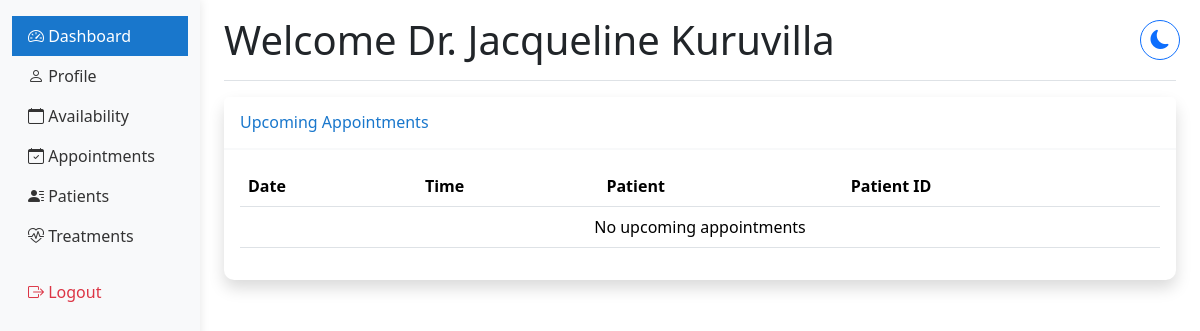
/doctor/dashboard/ (signed in), run on an earlier commit of the app's database.
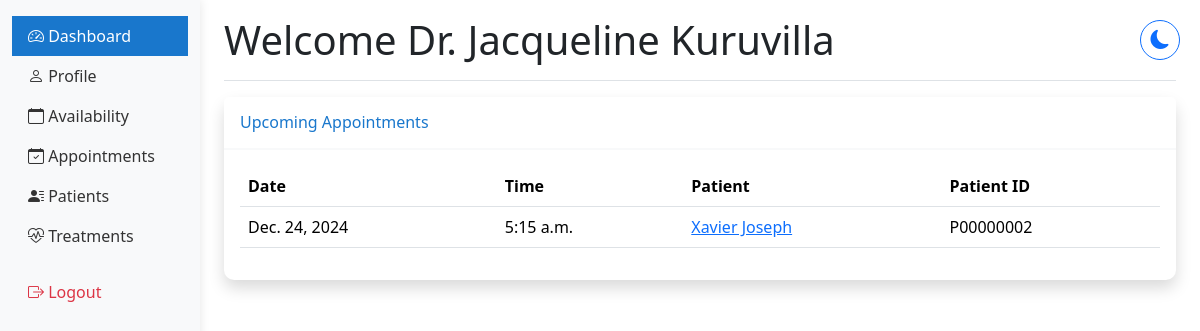
And on a later commit of the database.
### hmsapp/models.py (models this page shows, shortened)
class Appointment(models.Model):
    APPOINTMENT_STATUS = [
        ('SCHEDULED', 'Scheduled'),
        ('COMPLETED', 'Completed'),
        ('CANCELLED', 'Cancelled'),
        ('NO_SHOW', 'No Show'),
    ]
    appointment_id = models.CharField(max_length=10, unique=True, null=True, blank=True, default=None)
    patient = models.ForeignKey(Patient, on_delete=models.CASCADE)
    doctor = models.ForeignKey(DoctorProfile, on_delete=models.CASCADE)
    appointment_date = models.DateField()
    appointment_time = models.TimeField()
    status = models.CharField(max_length=20, choices=APPOINTMENT_STATUS, default='SCHEDULED')
    notes = models.TextField(blank=True)
    phone_number = models.CharField(max_length=15, validators=[phone_regex], null=True, blank=True)
    medical_records = models.FileField(upload_to='medical_records/', null=True, blank=True)
    google_calendar_event_id = models.CharField(max_length=100, blank=True, null=True)
    created_at = models.DateTimeField(auto_now_add=True)
    updated_at = models.DateTimeField(auto_now=True)
    class Meta:
        ordering = ['-appointment_date', '-appointment_time']

class Patient(models.Model):
    BLOOD_GROUPS = [
        ('A+', 'A+'), ('A-', 'A-'),
        ('B+', 'B+'), ('B-', 'B-'),
        ('O+', 'O+'), ('O-', 'O-'),
        ('AB+', 'AB+'), ('AB-', 'AB-'),
    ]
    GENDER_CHOICES = [
        ('MALE', 'Male'),
        ('FEMALE', 'Female'),
        ('OTHER', 'Other'),
    ]
    user = models.OneToOneField(User, on_delete=models.CASCADE)  # Changed to OneToOneField
    patient_name = models.CharField(max_length=100)  # Removed blank=True
    date_of_birth = models.DateField()
    blood_group = models.CharField(max_length=5, choices=BLOOD_GROUPS)  # Added choices
    gender = models.CharField(max_length=10, choices=GENDER_CHOICES)  # Added choices
    nationality = models.CharField(max_length=50)
    referred_by = models.CharField(max_length=100, blank=True)
    phone_number = models.CharField(max_length=15, validators=[phone_regex])
    address = models.TextField(blank=True)
    emergency_contact_name = models.CharField(max_length=100)
    emergency_contact_phone = models.CharField(max_length=15, validators=[phone_regex])
    medical_history = models.TextField(blank=True)
    drug_allergies = models.TextField(blank=True)
    food_allergies = models.TextField(blank=True)
    created_at = models.DateTimeField(auto_now_add=True)
    updated_at = models.DateTimeField(auto_now=True)
    patient_id = models.CharField(max_length=9, unique=True, blank=True)
    profile_picture = models.ImageField(
        upload_to='patients/profile_pics/',
        null=True,
        blank=True,
        validators=[FileExtensionValidator(['jpg', 'jpeg', 'png'])]
    )
    age = models.IntegerField(null=True, blank=True)

### hmsapp/views.py (the view)
# urls.py: path('doctor/dashboard/', views.doctor_dashboard, name='doctor_dashboard'),
@login_required
@doctor_required
def doctor_dashboard(request):
    doctor = DoctorProfile.objects.get(user=request.user)
    context = {
        'doctor': doctor,
        'upcoming_appointments': Appointment.objects.filter(
            doctor=doctor,
            appointment_date__gte=date.today()
        ).order_by('appointment_date', 'appointment_time')
    }
    return render(request, 'doctor/doc_dashboard.html', context)

### hmsapp/context_processors.py (called while the page is built)
def base_template(request):
    if request.user.is_authenticated:
        if request.user.groups.filter(name='Doctors').exists():
            base_template = 'doctor/base_doctor.html'
        elif request.user.groups.filter(name='Administrators').exists():
            base_template = 'hosp_admin/base_admin.html'
        else:
            base_template = 'staff/base_staff.html'
    else:
        base_template = 'staff/base_staff.html'
    return {'base_template': base_template}

### hmsapp/templates/doctor/doc_dashboard.html (shortened to what this page needs)
{% extends 'doctor/base_doctor.html' %}
{% load static %}
{% block content %}
<div class="d-flex justify-content-between flex-wrap flex-md-nowrap align-items-center pt-3 pb-2 mb-3 border-bottom">
    {% if request.user.is_authenticated %}
        <h1>Welcome Dr. {{ user.get_full_name }}</h1>
    {% else %}
        <p>You don't have permission to view this page.</p>
    {% endif %}
</div>
<div class="card shadow mb-4">
    <div class="card-header py-3">
        <h6 class="m-0 font-weight-bold text-primary">Upcoming Appointments</h6>
    </div>
    <div class="card-body">
        <div class="table-responsive">
            <table class="table">
                <thead>
                    <tr>
                        <th>Date</th>
                        <th>Time</th>
                        <th>Patient</th>
                        <th>Patient ID</th>
                    </tr>
                </thead>
                <tbody>
                    {% for appointment in upcoming_appointments %}
                    <tr>
                        <td>{{ appointment.appointment_date }}</td>
                        <td>{{ appointment.appointment_time }}</td>
                        <td>
                            <a href="{% url 'view_patient' appointment.patient.id %}">
                                {{ appointment.patient.patient_name }}
                            </a>
                        </td>
                        <td>{{ appointment.patient.patient_id }}</td>
                    </tr>
                    {% empty %}
                    <tr>
                        <td colspan="5" class="text-center">No upcoming appointments</td>
                    </tr>
                    {% endfor %}
                </tbody>
            </table>
        </div>
    </div>
</div>
{% endblock %}

What changed in the data, as far as the page shows it:
now on this page (row edited): Appointment: appointment_date "Dec. 24, 2024", appointment_time "5:15 a.m.", patient.patient_name "Xavier Joseph", patient.patient_id "P00000002"
Also different on the page:
text no longer shown: "No upcoming appointments"
